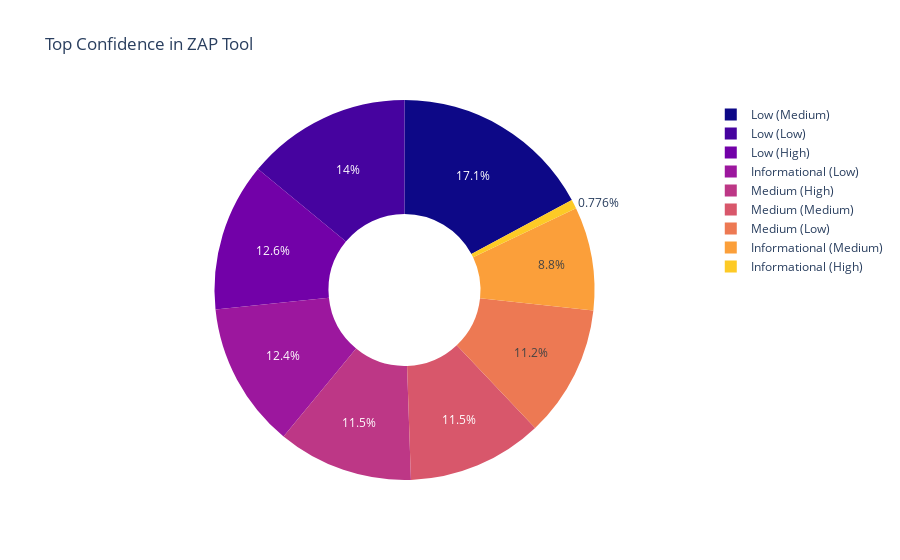

Source (notebook cell):
### Code cell
px.pie(risk_desc_count,
        names= 'Risk desc',
        values= 'Count',
        title='Top Confidence in ZAP Tool',
        hole=.4,
        color_discrete_sequence= px.colors.sequential.Plasma)
        #text_auto='.2s')

### Figure 1 — Plotly figure (JSON) as saved in the notebook; plotly's stock layout.template omitted (floating-point values rounded to 4 significant figures)
{"data": [{"domain": {"x": [0, 1], "y": [0, 1]}, "hole": 0.4, "hovertemplate": "Risk desc=%{label}<br>Count=%{value}<extra></extra>", "labels": ["Low (Medium)", "Low (Low)", "Low (High)", "Informational (Low)", "Medium (High)", "Medium (Medium)", "Medium (Low)", "Informational (Medium)", "Informational (High)"], "legendgroup": "", "name": "", "showlegend": true, "type": "pie", "values": [729, 596, 537, 526, 490, 490, 477, 374, 33]}], "layout": {"legend": {"tracegroupgap": 0}, "piecolorway": ["#0d0887", "#46039f", "#7201a8", "#9c179e", "#bd3786", "#d8576b", "#ed7953", "#fb9f3a", "#fdca26", "#f0f921"], "title": {"text": "Top Confidence in ZAP Tool"}}}
